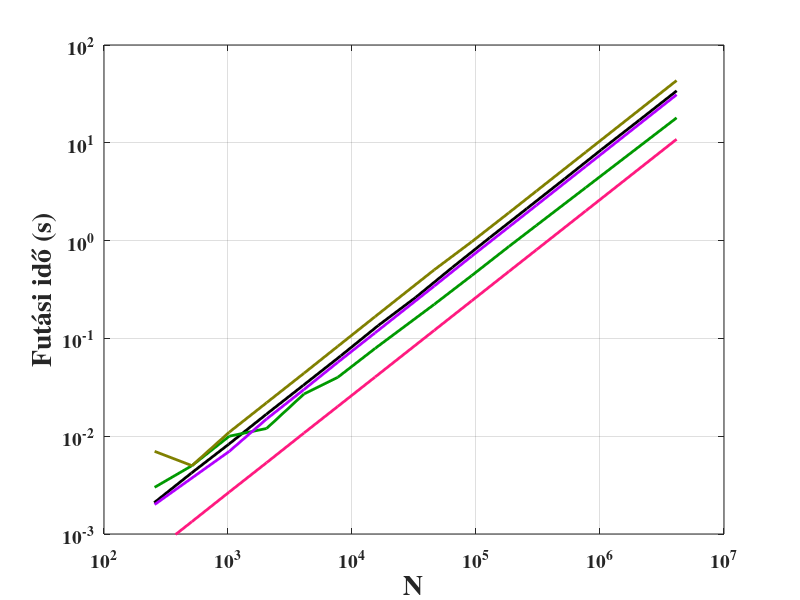

MATLAB code for this plot:
function LorenzRuntimeComparison

AhnertCPUv2.x = [254 507 1013 2039 4034 8121 16351 32634 64578 128895 257267 517946 1024907 2081296 4154152];
AhnertCPUv2.y = [0.00209 0.00420 0.00827 0.01678 0.03304 0.06638 0.13604 0.26260 0.53284 1.07044 2.12911 4.27722 8.50749 17.09075 33.99354];

%CPU_Lorenz_odeint_vcl.cpp
odeint_vcl_CPU.x = [256      512      1024    2048    4096    7680     15360    46080   92160   184320   307200   768000   4147200 ];
odeint_vcl_CPU.y = [.003     .005     .010    .012    .027    .040     .079     .223    .438    0.871    1.431    3.487    17.995];

%CPU_Lorenz_Julia_ensemble.jl
julia_CPU.x = [256      1024	2048	4096	7680	15360	46080	92160	184320	307200	768000	4147200];
julia_CPU.y = [0.002	0.009	0.018	0.036	0.068	0.136	0.409	0.819	1.639	2.744	6.857	37.203];

%CPU_Lorenz_Julia.jl
julia_CPU_noEnsemble.x = [256	1024	2048	4096	7680	15360	46080	92160	184320	307200	768000	4147200];
julia_CPU_noEnsemble.y = [0.002	0.009	0.018	0.037	0.068	0.138	0.417	0.826	1.654	2.754	6.891	37.220];

%CPU_Lorenz_simple_Julia.jl
julia_CPU_simple.x = [256   1024	2048	4096	7680	15360	46080	92160	184320	307200	768000	4147200];
julia_CPU_simple.y = [0.002 0.007	0.015	0.030	0.057	0.114	0.343	0.692	1.380	2.298	5.746	31.036];

%CPU_Lorenz_hand_tuned.cpp
VCL_hand_tuned_CPU.x = [256      512         1024        2048        4096        7680        15360       46080       92160       184320      307200      768000      4147200];
VCL_hand_tuned_CPU.y = [0.00067  0.001339    0.002689    0.005364    0.01077     0.020154    0.040287    0.120895    0.241721    0.483811    0.805893    2.01435     10.8739];

%CPU_Lorenz_odeint.cpp
odeint_CPU_loop.x = [256      512         1024        2048        4096        7680        15360       46080       92160       184320      307200      768000      4147200];
odeint_CPU_loop.y = [7        5           11          22           44         83           167         503         971        1928         3214        8032       43358]/1000;

fig=figure(1); hold on;
p1=plot(AhnertCPUv2.x,AhnertCPUv2.y);
%p2=plot(julia_CPU.x,julia_CPU.y);
p3=plot(odeint_vcl_CPU.x,odeint_vcl_CPU.y);
p4=plot(julia_CPU_simple.x,julia_CPU_simple.y);
%p5=plot(julia_CPU_noEnsemble.x,julia_CPU_noEnsemble.y);
p6=plot(VCL_hand_tuned_CPU.x,VCL_hand_tuned_CPU.y);
p7=plot(odeint_CPU_loop.x,odeint_CPU_loop.y);

set(gca,'XScale','log','YScale','log','XLim',[1e2 1e7],'YLim',[1e-3 1e2],'XGrid','on','YGrid','on','Box','on','FontSize',14,'FontWeight','bold','FontName','Times');
set(p1,'Color',[0 0 0], 'LineStyle','-','LineWidth',2);
%set(p2,'Color',[0 0 1], 'LineStyle','-','LineWidth',2);
set(p3,'Color',[0 0.6 0], 'LineStyle','-','LineWidth',2);
set(p4,'Color',[0.7 0.0 1], 'LineStyle','-','LineWidth',2);
%set(p5,'Color',[0 0.7 1], 'LineStyle','-','LineWidth',2);
set(p6,'Color',[1 0.1 0.5], 'LineStyle','-','LineWidth',2);
set(p7,'Color',[0.5 0.5 0], 'LineStyle','-','LineWidth',2);
xlabel('N','FontSize',20,'FontWeight','bold','FontName','Times');
ylabel('Futási idő (s)','FontSize',20,'FontWeight','bold','FontName','Times');
